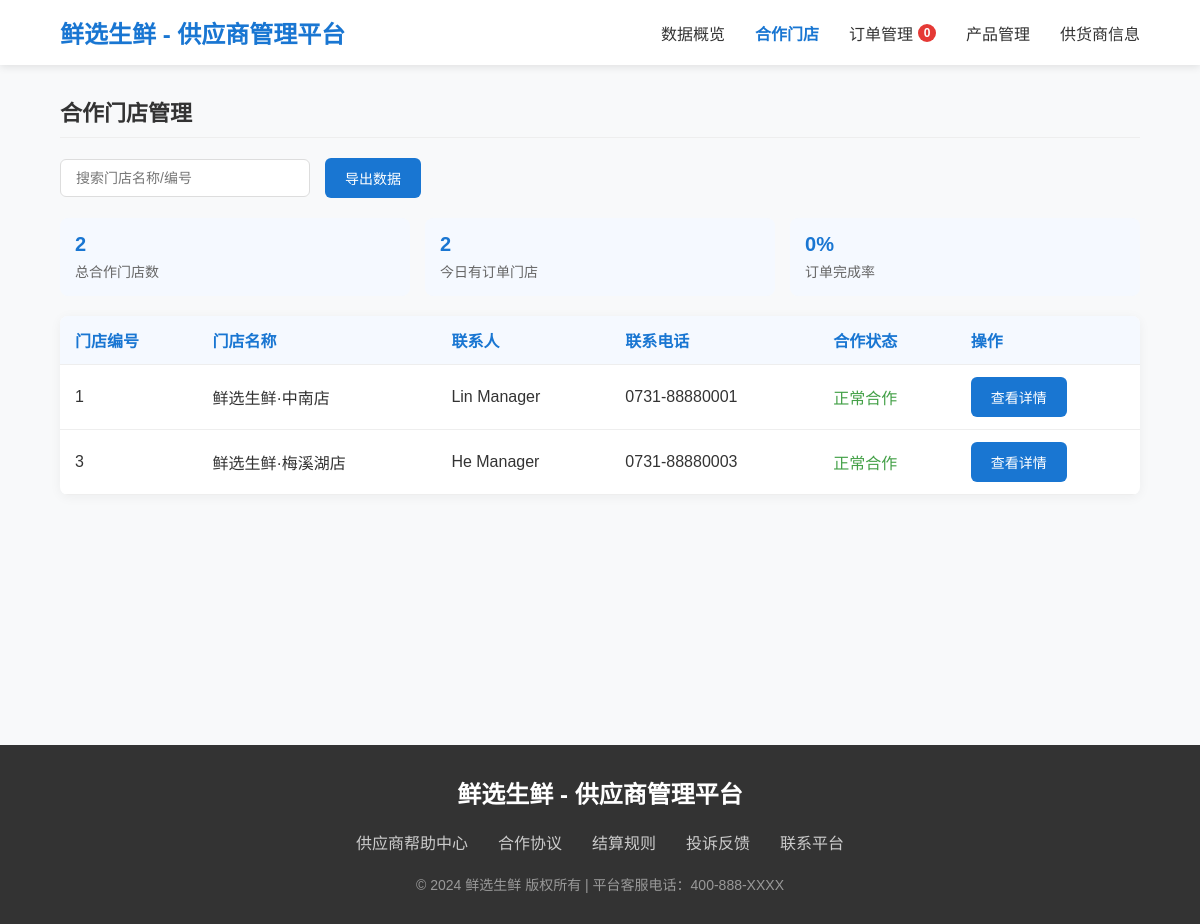
/supplier/stores.php (signed in), run on the app's committed database.
### tables this page shows
CREATE TABLE IF NOT EXISTS `Branch` (
  `branch_ID` INT NOT NULL AUTO_INCREMENT,
  `branch_name` VARCHAR(100) UNIQUE NOT NULL,
  `address` VARCHAR(255) NOT NULL,
  `phone` VARCHAR(20) NULL,
  `email` VARCHAR(100) NULL,
  `manager_ID` INT NULL,  
  `manager_phone` VARCHAR(20) NULL,
  `status` ENUM('active', 'inactive', 'under_renovation') DEFAULT 'active',
  `created_at` TIMESTAMP DEFAULT CURRENT_TIMESTAMP,
  PRIMARY KEY (`branch_ID`)

);

### supplier/inc/data.php (called while the page is built, shortened)
<?php
function getDBConnection() {
    $servername = "localhost";
    $username = "root";
    $password = "8049023544Aaa?";
    $dbname = "mydb";
    $conn = new mysqli($servername, $username, $password, $dbname);
    $conn->set_charset("utf8mb4");
    return $conn;
}
function getCurrentSupplierId() {
    return isset($_SESSION['supplier_id']) ? (int)$_SESSION['supplier_id'] : 0;
}
function getSupplierBranches($search = '', $area = '') {
    $conn = getDBConnection();
    $supplierId = getCurrentSupplierId();
    $sql = "SELECT DISTINCT b.branch_ID, b.branch_name, b.address, b.phone, b.manager_phone, b.status,
                   b.manager_ID,
                   CONCAT(u.first_name, ' ', u.last_name) as contact_person,  -- 组合姓名
                   COUNT(DISTINCT po.purchase_order_ID) as order_count,
                   SUM(po.total_amount) as total_amount
            FROM Branch b
            JOIN PurchaseOrder po ON b.branch_ID = po.branch_ID
            LEFT JOIN Staff s ON b.manager_ID = s.staff_ID  -- 通过manager_id关联Staff表
            LEFT JOIN User u ON s.user_name = u.user_name    -- 通过username关联User表
            WHERE po.supplier_ID = ?";
    $params = [$supplierId];
    $paramTypes = 'i';
    $sql .= " GROUP BY b.branch_ID
              ORDER BY b.branch_name";
    $stmt = $conn->prepare($sql);
    $stmt->bind_param($paramTypes, ...$params);
    $stmt->execute();
    $result = $stmt->get_result();
    $branches = [];
    while ($row = $result->fetch_assoc()) {
        $branches[] = $row;
    }
    return $branches;
}
function getBranchStatistics() {
    $conn = getDBConnection();
    $supplierId = getCurrentSupplierId();
    $totalStmt = $conn->prepare("
        SELECT COUNT(DISTINCT branch_ID) as count
        FROM PurchaseOrder
        WHERE supplier_ID = ?
    ");
    $totalStmt->bind_param("i", $supplierId);
    $totalStmt->execute();
    $totalResult = $totalStmt->get_result();
    $totalBranches = $totalResult->fetch_assoc()['count'] ?? 0;
    $today = date('Y-m-d');
    $todayStmt = $conn->prepare("
        SELECT COUNT(DISTINCT branch_ID) as count
        FROM PurchaseOrder
        WHERE supplier_ID = ? AND DATE(date) = ?
    ");
    $todayStmt->bind_param("is", $supplierId, $today);
    $todayStmt->execute();
    $todayResult = $todayStmt->get_result();
    $todayBranches = $todayResult->fetch_assoc()['count'] ?? 0;
    $completedStmt = $conn->prepare("
        SELECT
            SUM(CASE WHEN status = 'completed' THEN 1 ELSE 0 END) as completed,
            COUNT(*) as total
        FROM PurchaseOrder
        WHERE supplier_ID = ?
    ");
    $completedStmt->bind_param("i", $supplierId);
    $completedStmt->execute();
    $completedResult = $completedStmt->get_result();
    $completionData = $completedResult->fetch_assoc();
    $completionRate = 0;
    if ($completionData['total'] > 0) {
        $completionRate = round(($completionData['completed'] / $completionData['total']) * 100);
    }
    return [
        'total_branches' => $totalBranches,
        'today_order_branches' => $todayBranches,
        'completion_rate' => $completionRate
    ];
}
?>

### supplier/stores.php (the view, shortened to what this page needs)
<?php
require_once __DIR__.'/inc/data.php';
require_once __DIR__.'/header.php';
$search = isset($_GET['search']) ? $_GET['search'] : '';
$area = isset($_GET['area']) ? $_GET['area'] : '';
$branches = getSupplierBranches($search, $area);
$stats = getBranchStatistics();
?>
<!DOCTYPE html>
<html lang="zh-CN">
<head>
</head>
<body>
    <main class="main">
    <section class="section">
        <h2 class="section-title">合作门店管理</h2>
        <div class="filter-bar">
            <input type="text" class="filter-input" id="storeSearch"
                   placeholder="搜索门店名称/编号" value="<?php echo htmlspecialchars($search); ?>">
            <button class="btn btn-primary">导出数据</button>
        </div>
        <div class="store-stat-card">
            <div class="stat-item">
                <div class="stat-value"><?php echo $stats['total_branches']; ?></div>
                <div class="stat-label">总合作门店数</div>
            </div>
            <div class="stat-item">
                <div class="stat-value"><?php echo $stats['today_order_branches']; ?></div>
                <div class="stat-label">今日有订单门店</div>
            </div>
            <div class="stat-item">
                <div class="stat-value"><?php echo $stats['completion_rate']; ?>%</div>
                <div class="stat-label">订单完成率</div>
            </div>
        </div>
        <table class="store-table">
            <thead>
                <tr>
                    <th>门店编号</th>
                    <th>门店名称</th>
                    <th>联系人</th>
                    <th>联系电话</th>
                    <th>合作状态</th>
                    <th>操作</th>
                </tr>
            </thead>
            <tbody>
                <?php foreach ($branches as $branch): ?>
                <tr>
                    <td><?php echo htmlspecialchars($branch['branch_ID']); ?></td>
                    <td><?php echo htmlspecialchars($branch['branch_name']); ?></td>
                    <td><?php echo htmlspecialchars($branch['contact_person'] ?? ''); ?></td>
                    <td><?php echo htmlspecialchars($branch['phone']); ?></td>
                    <td>
                        <span style="color: <?php echo $branch['status'] === 'active' ? '#43a047' : '#f44336'; ?>">
                            <?php echo $branch['status'] === 'active' ? '正常合作' : '已终止'; ?>
                        </span>
                    </td>
                    <td>
                        <button class="btn btn-primary"
                                onclick="showStoreDetail('<?php echo htmlspecialchars($branch['branch_ID']); ?>')">
                            查看详情
                        </button>
                    </td>
                </tr>
                <?php endforeach; ?>
            </tbody>
        </table>
    </section>
</main>
    <footer class="footer">
        <div class="footer-container">
            <h3 class="logo" style="color: white; margin-bottom: 20px;">鲜选生鲜 - 供应商管理平台</h3>
            <div style="display: flex; justify-content: center; gap: 30px; margin-bottom: 20px;">
                <a href="#" style="color: #ccc; text-decoration: none;">供应商帮助中心</a>
                <a href="#" style="color: #ccc; text-decoration: none;">合作协议</a>
                <a href="#" style="color: #ccc; text-decoration: none;">结算规则</a>
                <a href="#" style="color: #ccc; text-decoration: none;">投诉反馈</a>
                <a href="#" style="color: #ccc; text-decoration: none;">联系平台</a>
            </div>
            <div class="copyright">© 2024 鲜选生鲜 版权所有 | 平台客服电话：400-888-XXXX</div>
        </div>
    </footer>
</body>
</html>

### supplier/stores.php (style rules this page uses)
* { margin: 0; padding: 0; box-sizing: border-box; font-family: 'Microsoft YaHei', Arial, sans-serif; }
body { background-color: #f8f9fa; color: #333; }
.logo { font-size: 24px; font-weight: bold; color: #1976d2; text-decoration: none; }
.main { width: 90%; margin: 30px auto; min-height: calc(100vh - 200px); }
.section-title { font-size: 22px; color: #333; margin-bottom: 20px; padding-bottom: 10px; border-bottom: 1px solid #eee; }
.filter-bar { display: flex; gap: 15px; margin-bottom: 20px; align-items: center; }
.filter-input { padding: 10px 15px; border: 1px solid #ddd; border-radius: 6px; font-size: 14px; width: 250px; }
.btn { padding: 10px 20px; border: none; border-radius: 6px; font-size: 14px; font-weight: 500; cursor: pointer; transition: background-color 0.3s; }
.btn-primary { background-color: #1976d2; color: white; }
.store-table { width: 100%; border-collapse: collapse; background-color: white; border-radius: 8px; overflow: hidden; box-shadow: 0 2px 12px rgba(0,0,0,0.05); }
.store-table th, .store-table td { padding: 12px 15px; text-align: left; border-bottom: 1px solid #eee; }
.store-table th { background-color: #f5f9ff; color: #1976d2; font-weight: 600; }
.store-stat-card { display: grid; grid-template-columns: repeat(3, 1fr); gap: 15px; margin-bottom: 20px; }
.stat-item { background-color: #f5f9ff; padding: 15px; border-radius: 8px; }
.stat-value { font-size: 20px; font-weight: bold; color: #1976d2; margin-bottom: 5px; }
.stat-label { font-size: 14px; color: #666; }
.footer { background-color: #333; color: white; padding: 30px 0; margin-top: 50px; }
.footer-container { width: 90%; margin: 0 auto; text-align: center; }
.copyright { margin-top: 20px; font-size: 14px; color: #999; }

### data on the page
branch: branch_ID "1", branch_name "鲜选生鲜·中南店", contact_person "Lin Manager", phone "0731-88880001", status "正常合作"
branch: branch_ID "3", branch_name "鲜选生鲜·梅溪湖店", contact_person "He Manager", phone "0731-88880003", status "正常合作"

### other printed values
$stats['total_branches'] "2"
$stats['today_order_branches'] "2"
$stats['completion_rate'] "0"
